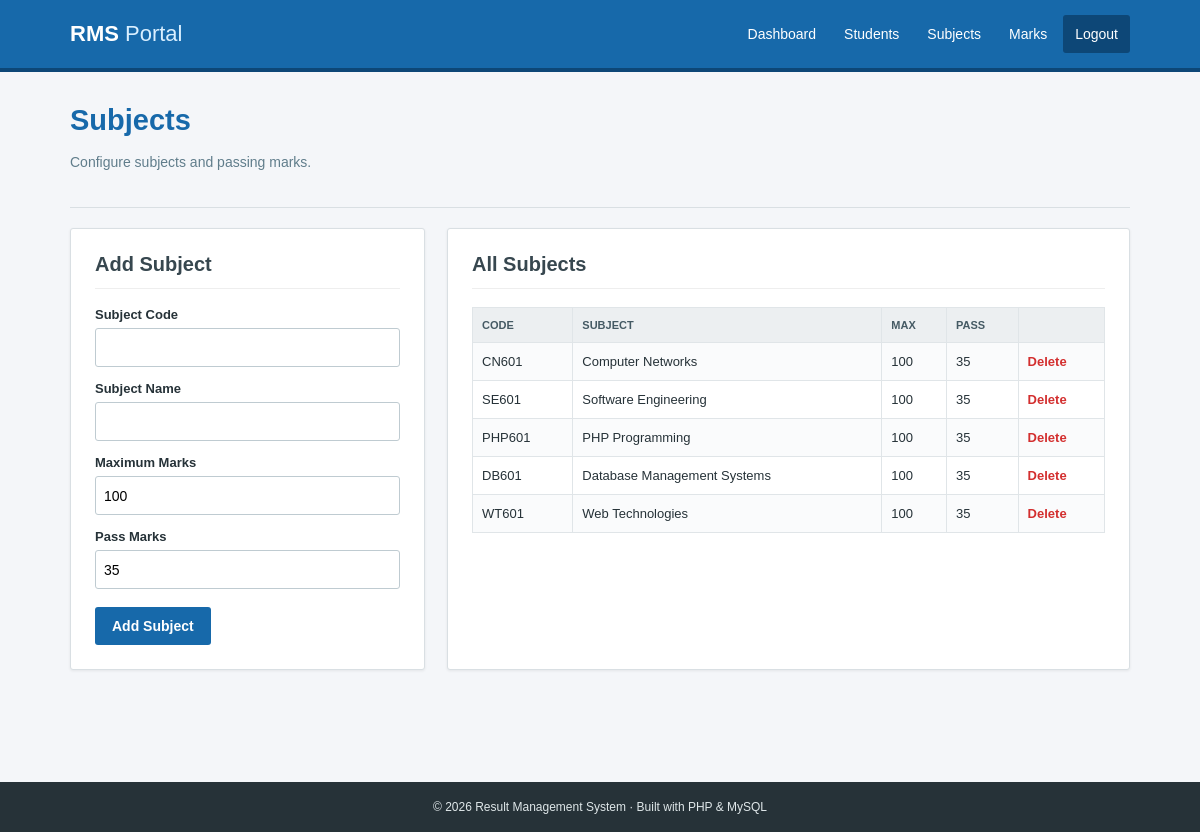
The app's page /subjects.php (signed in) with its own data.
### tables this page shows
CREATE TABLE subjects (
  id INT AUTO_INCREMENT PRIMARY KEY,
  subject_code VARCHAR(20) NOT NULL UNIQUE,
  subject_name VARCHAR(100) NOT NULL,
  max_marks INT NOT NULL DEFAULT 100,
  pass_marks INT NOT NULL DEFAULT 35
);

### config.php (called while the page is built, shortened)
<?php
function e($value) { return htmlspecialchars((string)$value, ENT_QUOTES, 'UTF-8'); }
?>

### subjects.php (the view)
<?php require 'config.php'; require_admin(); $msg=''; if(isset($_POST['add'])){$code=trim($_POST['subject_code']);$name=trim($_POST['subject_name']);$max=(int)$_POST['max_marks'];$pass=(int)$_POST['pass_marks'];$s=$conn->prepare('INSERT INTO subjects (subject_code,subject_name,max_marks,pass_marks) VALUES (?,?,?,?)');$s->bind_param('ssii',$code,$name,$max,$pass);$msg=$s->execute()?'Subject added successfully.':'Could not add subject. Code may already exist.';} if(isset($_GET['delete'])){$id=(int)$_GET['delete'];$conn->query("DELETE FROM subjects WHERE id=$id");header('Location: subjects.php');exit;} $subjects=$conn->query('SELECT * FROM subjects ORDER BY id DESC');$page_title='Manage Subjects'; require 'header.php'; ?>
<div class="page-head"><h1>Subjects</h1><p>Configure subjects and passing marks.</p></div><div class="two-col"><form class="panel" method="post"><h2>Add Subject</h2><?php if($msg):?><p class="alert"><?=e($msg)?></p><?php endif;?><label>Subject Code</label><input name="subject_code" required><label>Subject Name</label><input name="subject_name" required><label>Maximum Marks</label><input type="number" name="max_marks" value="100" min="1" required><label>Pass Marks</label><input type="number" name="pass_marks" value="35" min="0" required><button name="add">Add Subject</button></form><div class="panel table-wrap"><h2>All Subjects</h2><table><tr><th>Code</th><th>Subject</th><th>Max</th><th>Pass</th><th></th></tr><?php while($s=$subjects->fetch_assoc()):?><tr><td><?=e($s['subject_code'])?></td><td><?=e($s['subject_name'])?></td><td><?=$s['max_marks']?></td><td><?=$s['pass_marks']?></td><td><a class="danger" onclick="return confirm('Delete this subject?')" href="?delete=<?=$s['id']?>">Delete</a></td></tr><?php endwhile;?></table></div></div>
<?php require 'footer.php'; ?>

### assets/style.css (style rules this page uses)
* { box-sizing:border-box }
body { margin:0;background:#f4f6f9;color:#263238;font-family:Arial,Helvetica,sans-serif;font-size:14px }
.hero h1,.page-head h1,.auth h1,.empty h1 { font-size:35px;margin:0 0 14px;color:#1769aa }
.intro,.page-head p { color:#607d8b;line-height:1.6 }
.search-card,.panel { background:#fff;border:1px solid #d9dfe3;border-radius:3px;padding:24px;box-shadow:0 1px 3px #00000012 }
.search-card h2,.panel h2 { font-size:20px;margin:0 0 18px;color:#37474f;border-bottom:1px solid #eee;padding-bottom:12px }
label { display:block;font-weight:bold;font-size:13px;margin:14px 0 6px }
input,select { width:100%;height:39px;border:1px solid #bfcbd1;border-radius:3px;padding:8px;font:inherit;background:#fff }
button,.button-link { background:#1769aa;border:0;border-radius:3px;color:#fff;cursor:pointer;font-size:14px;font-weight:bold;padding:11px 17px;text-decoration:none;display:inline-block;margin-top:18px }
.page-head { padding:32px 0 20px;border-bottom:1px solid #d9dfe3;margin-bottom:20px }
.page-head h1 { font-size:29px;margin:0 0 6px }
.two-col { display:grid;grid-template-columns:355px 1fr;gap:22px }
.table-wrap { overflow-x:auto }
table { width:100%;border-collapse:collapse;font-size:13px }
th { background:#eceff1;color:#455a64;text-align:left;text-transform:uppercase;font-size:11px }
th,td { padding:11px 9px;border:1px solid #e0e5e8 }
tr:nth-child(even) { background:#fafbfc }
.danger { color:#d32f2f;font-weight:bold;text-decoration:none }

### records on screen
subjects: subject_code "CN601", subject_name "Computer Networks", max_marks "100", pass_marks "35"
subjects: subject_code "SE601", subject_name "Software Engineering", max_marks "100", pass_marks "35"
subjects: subject_code "PHP601", subject_name "PHP Programming", max_marks "100", pass_marks "35"
subjects: subject_code "DB601", subject_name "Database Management Systems", max_marks "100", pass_marks "35"
subjects: subject_code "WT601", subject_name "Web Technologies", max_marks "100", pass_marks "35"
